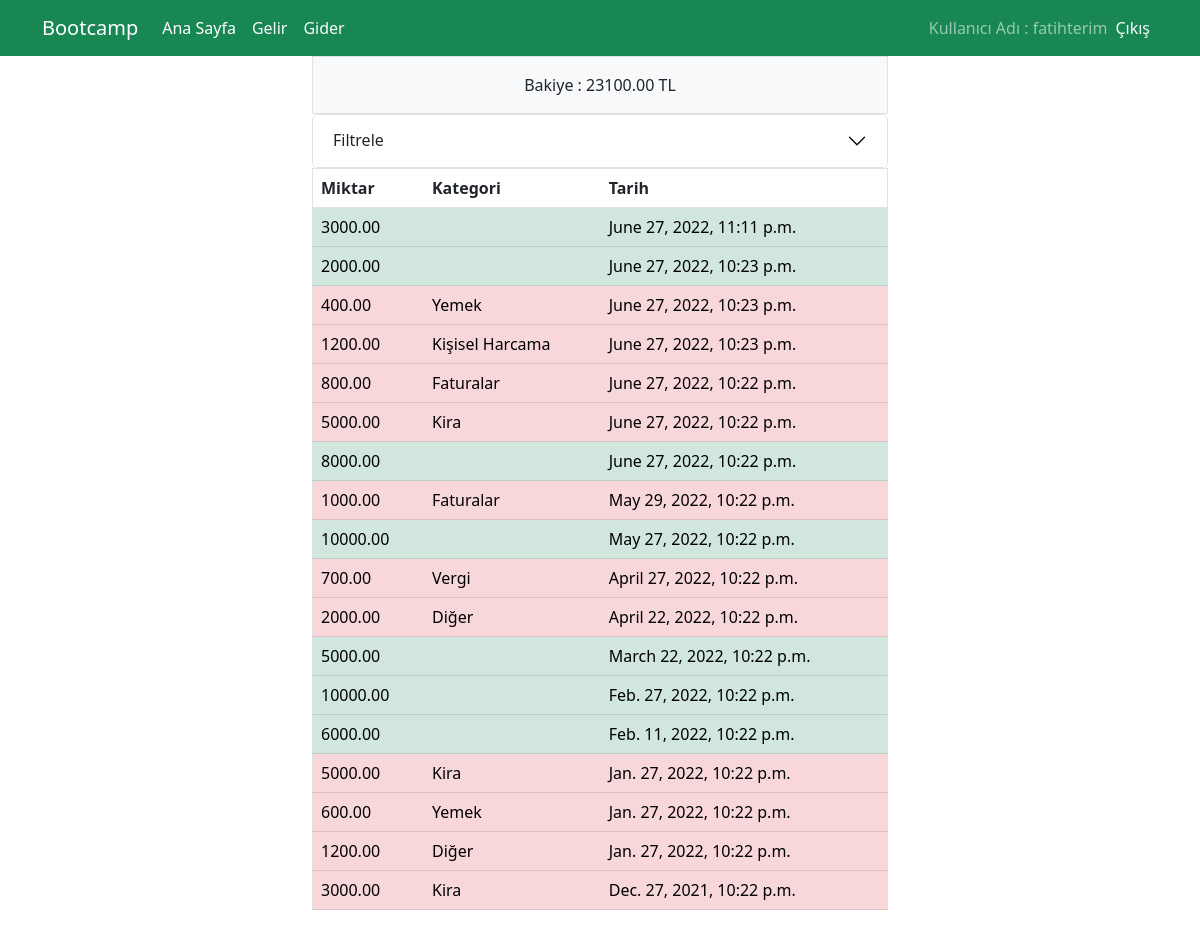
The page / (signed in) on the database its author committed.
### sayfayapisi/models.py (models this page shows)
class Transaction(models.Model):
    Type = (("Gelir", "Gelir"),
            ("Gider", "Gider"),
    )
    CategoryChoices = (
        (" ", " "),
        ('Kira', 'Kira'),
        ('Faturalar', 'Faturalar'),
        ('Yemek', 'Yemek'),
        ('Kişisel Harcama', 'Kişisel Harcama'),
        ("Vergi", "Vergi"),
        ('Diğer', 'Diğer'),
    )
    Amount = models.DecimalField(max_digits=20, decimal_places=2)
    Date = models.DateTimeField(default=timezone.now)
    Category = models.CharField(max_length=20, default=" ", choices=CategoryChoices)
    Type = models.CharField(max_length=10, choices=Type)
    Client = models.ForeignKey(User, on_delete=models.CASCADE, null=True)
    class Meta:
        ordering = ('Date',)

### sayfayapisi/views.py (the view)
# urls.py: path('', views.index, name='index'),
@login_required(login_url="/login")
def index(request):
    user = request.user
    transactions = Transaction.objects.filter(Client=user)
    balance = 0
    for i in transactions:
        if i.Type == "Gelir":
            balance += i.Amount
        else:
            balance -= i.Amount
    my_filter = TransactionFilter(request.GET, queryset=transactions)
    transactions = my_filter.qs
    context = {
        "transactions": transactions,
        "balance": balance,
        "my_filter": my_filter,
    }
    return render(request, 'index.html', context)

### templates/index.html (shortened to what this page needs)
{% extends 'base.html' %}
{% load static %}
{% block content %}
    <div class="w-50 container">
        <div class="col">
            <div class=" text-center p-3 border bg-light"> Bakiye : {{ balance }} TL </div>
        </div>
        <div class="accordion accordion.flush" id="accordionExample">
              <div class="accordion-item">
                <h2 class="accordion-header" id="headingOne">
                  <button class="accordion-button collapsed" type="button" data-bs-toggle="collapse" data-bs-target="#collapseOne" aria-expanded="false" aria-controls="collapseOne">
                    Filtrele
                  </button>
                </h2>
              </div>
            </div>
        <table class="border table">
          <thead>
            <tr>
              <th scope="col">Miktar</th>
              <th scope="col">Kategori</th>
              <th scope="col">Tarih</th>
            </tr>
          </thead>
          <tbody>
          {% for i in transactions.reverse %}
              {% if i.Type == "Gider" %}
                <tr class="table-danger">
                  <td>{{ i.Amount }}</td>
                  <td>{{ i.Category }}</td>
                  <td>{{ i.Date }}</td>
                </tr>
              {% else %}
                <tr class="table-success">
                    <td>{{ i.Amount }}</td>
                    <td></td>
                    <td>{{ i.Date }}</td>
                </tr>
              {% endif %}
          {% endfor %}
          </tbody>
        </table>
    </div>
{% endblock %}

### templates/base.html
{% load static %}
{% include 'part/_header.html' %}
{% include 'part/_menu.html' %}
{% block content %}
{% endblock %}
{% include 'part/_footer.html' %}

### templates/part/_header.html
<html>
<head>
<link rel="stylesheet" href = 'https://cdn.jsdelivr.net/npm/bootstrap@5.2.0-beta1/dist/css/bootstrap.min.css' >
</head>

### templates/part/_menu.html (shortened to what this page needs)
<body>
    <nav class="navbar navbar-expand-xl bg-success navbar-dark">
        <div class="container-xl">
        <a class="navbar-brand">Bootcamp</a>
        <div class="collapse navbar-collapse" id="navbarNav">
            <div class="navbar-nav">
                  <a class="nav-link active" aria-current="page" href="{% url 'index' %}">Ana Sayfa</a>
                  <a class="nav-link text-light" href="{% url 'income' %}">Gelir</a>
                  <a class="nav-link text-light" href="{% url 'expense' %}">Gider</a>
                </div>
                {% if user.is_authenticated %}
                <div class="ms-auto navbar-nav">
                    <span class="navbar-text">Kullanıcı Adı : {{user.username}}</span>
                    <a class="nav-link text-light me-auto" href="/logout">Çıkış</a>
                   </div>
                {% endif %}
        </div>
        </div>
    </nav>

### templates/part/_footer.html (shortened to what this page needs)
    </body>
</html>

### rows shown on the page
Transaction: Amount "3000.00", Date "June 27, 2022, 11:11 p.m."
Transaction: Amount "2000.00", Date "June 27, 2022, 10:23 p.m."
Transaction: Amount "400.00", Category "Yemek", Date "June 27, 2022, 10:23 p.m."
Transaction: Amount "1200.00", Category "Kişisel Harcama", Date "June 27, 2022, 10:23 p.m."
Transaction: Amount "800.00", Category "Faturalar", Date "June 27, 2022, 10:22 p.m."
Transaction: Amount "5000.00", Category "Kira", Date "June 27, 2022, 10:22 p.m."
Transaction: Amount "8000.00", Date "June 27, 2022, 10:22 p.m."
Transaction: Amount "1000.00", Category "Faturalar", Date "May 29, 2022, 10:22 p.m."
Transaction: Amount "10000.00", Date "May 27, 2022, 10:22 p.m."
Transaction: Amount "700.00", Category "Vergi", Date "April 27, 2022, 10:22 p.m."
Transaction: Amount "2000.00", Category "Diğer", Date "April 22, 2022, 10:22 p.m."
Transaction: Amount "5000.00", Date "March 22, 2022, 10:22 p.m."
Transaction: Amount "10000.00", Date "Feb. 27, 2022, 10:22 p.m."
Transaction: Amount "6000.00", Date "Feb. 11, 2022, 10:22 p.m."
Transaction: Amount "5000.00", Category "Kira", Date "Jan. 27, 2022, 10:22 p.m."
Transaction: Amount "600.00", Category "Yemek", Date "Jan. 27, 2022, 10:22 p.m."
Transaction: Amount "1200.00", Category "Diğer", Date "Jan. 27, 2022, 10:22 p.m."
Transaction: Amount "3000.00", Category "Kira", Date "Dec. 27, 2021, 10:22 p.m."

### other values the page prints
{{ user.username }} "fatihterim"
{{ balance }} "23100.00"
